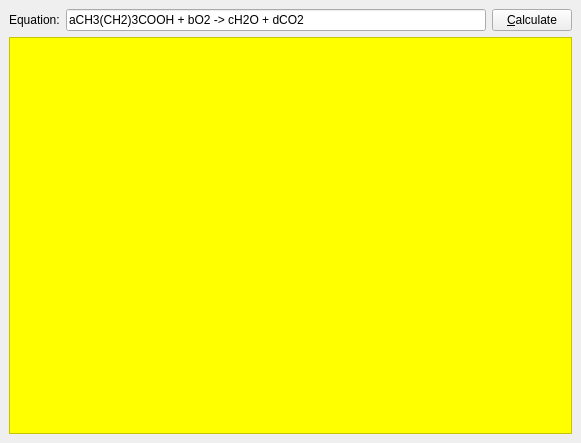
<ui version="4.0" >
 <class>EquationView</class>
 <widget class="QWidget" name="EquationView" >
  <property name="geometry" >
   <rect>
    <x>0</x>
    <y>0</y>
    <width>581</width>
    <height>443</height>
   </rect>
  </property>
  <layout class="QGridLayout" >
   <property name="margin" >
    <number>9</number>
   </property>
   <property name="spacing" >
    <number>6</number>
   </property>
   <item row="2" column="0" >
    <widget class="QFrame" name="frame" >
     <property name="palette" >
      <palette>
       <active>
        <colorrole role="Base" >
         <brush brushstyle="SolidPattern" >
          <color alpha="255" >
           <red>255</red>
           <green>255</green>
           <blue>255</blue>
          </color>
         </brush>
        </colorrole>
        <colorrole role="Window" >
         <brush brushstyle="SolidPattern" >
          <color alpha="255" >
           <red>255</red>
           <green>255</green>
           <blue>0</blue>
          </color>
         </brush>
        </colorrole>
       </active>
       <inactive>
        <colorrole role="Base" >
         <brush brushstyle="SolidPattern" >
          <color alpha="255" >
           <red>255</red>
           <green>255</green>
           <blue>255</blue>
          </color>
         </brush>
        </colorrole>
        <colorrole role="Window" >
         <brush brushstyle="SolidPattern" >
          <color alpha="255" >
           <red>255</red>
           <green>255</green>
           <blue>0</blue>
          </color>
         </brush>
        </colorrole>
       </inactive>
       <disabled>
        <colorrole role="Base" >
         <brush brushstyle="SolidPattern" >
          <color alpha="255" >
           <red>255</red>
           <green>255</green>
           <blue>0</blue>
          </color>
         </brush>
        </colorrole>
        <colorrole role="Window" >
         <brush brushstyle="SolidPattern" >
          <color alpha="255" >
           <red>255</red>
           <green>255</green>
           <blue>0</blue>
          </color>
         </brush>
        </colorrole>
       </disabled>
      </palette>
     </property>
     <property name="autoFillBackground" >
      <bool>true</bool>
     </property>
     <property name="frameShape" >
      <enum>QFrame::StyledPanel</enum>
     </property>
     <property name="frameShadow" >
      <enum>QFrame::Raised</enum>
     </property>
     <layout class="QGridLayout" >
      <property name="margin" >
       <number>9</number>
      </property>
      <property name="spacing" >
       <number>6</number>
      </property>
      <item row="0" column="0" >
       <widget class="QLabel" name="answer_label" >
        <property name="frameShape" >
         <enum>QFrame::NoFrame</enum>
        </property>
        <property name="frameShadow" >
         <enum>QFrame::Plain</enum>
        </property>
        <property name="text" >
         <string/>
        </property>
        <property name="textFormat" >
         <enum>Qt::RichText</enum>
        </property>
       </widget>
      </item>
     </layout>
    </widget>
   </item>
   <item row="0" column="0" >
    <layout class="QHBoxLayout" >
     <property name="margin" >
      <number>0</number>
     </property>
     <property name="spacing" >
      <number>6</number>
     </property>
     <item>
      <widget class="QLabel" name="label" >
       <property name="text" >
        <string>Equation:</string>
       </property>
      </widget>
     </item>
     <item>
      <widget class="KLineEdit" name="lineEdit" >
       <property name="sizePolicy" >
        <sizepolicy>
         <hsizetype>7</hsizetype>
         <vsizetype>0</vsizetype>
         <horstretch>0</horstretch>
         <verstretch>0</verstretch>
        </sizepolicy>
       </property>
       <property name="minimumSize" >
        <size>
         <width>200</width>
         <height>0</height>
        </size>
       </property>
       <property name="toolTip" >
        <string>Enter the equation you want to balance in this field.</string>
       </property>
       <property name="whatsThis" >
        <string>Enter the equation you want to balance in this field.</string>
       </property>
       <property name="text" >
        <string>aCH3(CH2)3COOH + bO2 -> cH2O + dCO2</string>
       </property>
       <property name="urlDropsEnabled" >
        <bool>false</bool>
       </property>
       <property name="showClearButton" stdset="0" >
        <bool>true</bool>
       </property>
      </widget>
     </item>
     <item>
      <widget class="KPushButton" name="calculateButton" >
       <property name="toolTip" >
        <string>If you press this button the equation on the left will be balanced.</string>
       </property>
       <property name="whatsThis" >
        <string>If you press this button the equation on the left will be balanced.</string>
       </property>
       <property name="text" >
        <string>&amp;Calculate</string>
       </property>
      </widget>
     </item>
    </layout>
   </item>
  </layout>
 </widget>
 <customwidgets>
  <customwidget>
   <class>KLineEdit</class>
   <extends>QLineEdit</extends>
   <header>klineedit.h</header>
  </customwidget>
  <customwidget>
   <class>KPushButton</class>
   <extends>QPushButton</extends>
   <header>kpushbutton.h</header>
  </customwidget>
 </customwidgets>
 <resources/>
 <connections/>
</ui>
